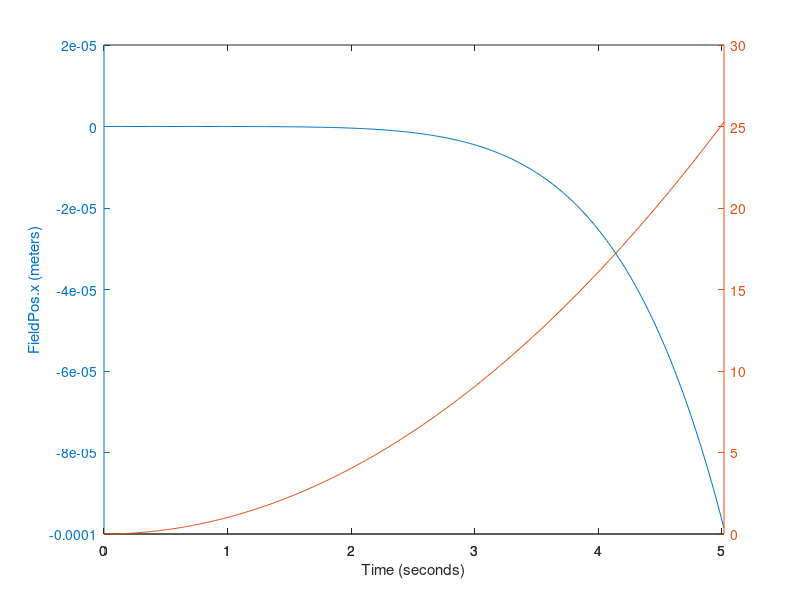

Source code (MATLAB):

%% Robot Coordinate System
%      +y
%       ^
%       |
%       |
% w_1/-----\w_0
%   / mouth \
%  |         | ---> +x
%   \       /
% w_2\-----/w_3
%



 % Mass of bot (Kg)
M_bot = 1;

% Moment of inertia of bot about the z (vertical) axis throug the center of mass TODO: units
I_bot = 1;

% Gear ratio of motor to wheel.  w_motor * g = w_wheel
g = 2.0 / 7.0;

% Radius of omni-wheels (meters)
r = 0.03;

% Distance from the center of wheel to the center of the robot (meters)
L = 0.1;

% Resistance of motor phase (ohms)
R = 1;

% Back-emf constant of motor (TODO: units?)
K_e = 1;

% Torque constant of motor (TODO: units?)
K_t = 1;

% Viscous friction coefficient of wheel assembly.  Tau_friction =w_motor * K_f TODO: units?
K_f = 1;

% Moment of inertia of wheel assembly.  Tau_accel = I_asm*w_dot_motor
I_asm = 1;

% Max voltage applied to the motor phases (Volts)
V = 1;

% Angle of each wheel axis relative to the +x axis (radians)
wheel_angles = (pi/4 + (pi/2)*0:3)';



%% Hard Limits (for safety)

limits.max_accel = 3;           % m/s^2
limits.max_speed = 3.5;         % m/s
limits.max_angle_accel = pi;    % rad/s^2
limits.max_angle_speed = 2*pi;  % rad/s
limits.max_motor_current = 2;   % amps


%% Motor specs
% See http://www.maxonmotorusa.com/maxon/view/product/motor/ecmotor/ecflat/ecflat45/339285

% Maxon Motors Useful Equations:
% http://www.electromate.com/db_support/attachments/Maxon%20Motor%20Useful%20Equations.pdf



%% Simplifying assumptions
% Because mechanical factors dominate over electrical ones, we leave
% motor current out of the system's state vector and for the purposes
% of the robot-wide controls, essentially assume motor inductance is zero.
% ECE 4550 Lab 6 does the same thing, so I don't feel bad about making this
% approximation.



%% Relating desired torque to motor inputs

% Load torque on the motor comes from the torque required to accelerate
% the robot.

% T_e = B*w_m + J* wheel_rot_acc + T_load;
% T_e = 2*emf_avg*current/w_m = B*w_m + wheel_asm.rotational_inertia*rot_acc + T_l
% current = w_m*(B*w_m + J*d(w_m)/dt + T_load)/(2*emf_avg)
%FIXME: rot_inertia*rot*acc doesn't work needs to account for gears, etc. and their ratios

%FIXME: verify that emf_avg is legit, same with current
%FIXME: plot these on graphs



%% LQR Controller
% The main idea of Linear Quadratic Regulator (LQR) Control is to choose a
% control input to apply that minimizes a cost function with respect to the
% dynamics equations of the plant.  We already have the plant described by
% the A, B, C, and D matrices, so the next step is to decide on a cost
% function, then solve for the control input to apply.
% The cost function is written in terms of the matrix Q and R, which
% describe the cost for a given state and control input respectively.  The
% cost function is of the form $J = \int_0^{t_f}\left(x^TQx+u^TRu\right)dt$.
% $x^TQx$ and $u^TRu$ should always be non-negative for any $u$ and $x$,
% which is called positive semi-definite.  To minimize $J$, we'll take the
% gradient of $J$ w.r.t. $u$ and set it to zero and solve.  The result is a
% matrix $K$, which is used as: $u = -Kx$.
%
%
% We want to find Q and R.  A few notes about the properties of these two
% matrices:
% * errors in vel_x and vel_y should be weighted the same
% * it's most important for us to reduce trajectory-tracking errors, but at
%   the same time, we'd also like to reduce input currents to the motor
%   drivers to save power and not exceed current limits.
% * we would also like to reduce rapid changes in control inputs as much as
%   much as possible
%
% Q is nxn where n is the number of state variables
% R is mxn where m is the number of control inputs

% calculate Q
trans_wt = 1 / (limits.max_speed^2);
rot_wt = 1 / (limits.max_angle_speed^2);
% Q = [trans_wt    0       0;
%         0     trans_wt   0;
%         0        0     rot_wt];

% calculate R
% current_wt = 1 / (limits.max_angle_speed^2);   % we weight each output current equally
% R = current_wt*eye(4);


% TODO: is our system linear when we have currents as our inputs to the system or do we need to linearize it to use LQR?



% FIXME: With LQR, how do we weight cost for error in x, rather than x itself?
% This paper talks about it: http://www.egr.msu.edu/classes/me851/jchoi/lecture/LQI-note.pdf

% TODO: read http://www.cds.caltech.edu/~murray/courses/cds110/wi06/lqr.pdf

%TODO: look into Bryson's Method, which is a heuristic for determining Q and R
%TODO: look into root locus
%TODO: look into pole placement for controller design

% Example LQR: http://ocw.mit.edu/courses/aeronautics-and-astronautics/16-30-feedback-control-systems-fall-2010/lecture-notes/MIT16_30F10_lec12.pdf



%% Discretization

% TODO



%% Resources
% http://www.ohio.edu/people/williar4/html/PDF/JRAS08.pdf
% http://www.sciencedirect.com/science/article/pii/S0921889011001230 - MRL Paper





%% Try 2 of robot dynamics



% inertia matrix of robot
J = [M_bot   0     0;
       0   M_bot   0;
       0     0   I_bot];

% wheel angles relative to +x axis
thetas = (pi/4)+(pi/2)*(0:4);

% robot geometry matrix.  maps wheel velocities to body velocity
G = [-sin(thetas(1)), -sin(thetas(2)), -sin(thetas(3)), -sin(thetas(4));
      cos(thetas(1)),  cos(thetas(2)),  cos(thetas(3)),  cos(thetas(4));
           1/L,            1/L,            1/L,            1/L];




% TODO: explain these later


% % control inputs - voltages to each motor
% u = [1 -1 -1 1]';
% 
% % state of robot - angular velocity of each motor
% x = [0 0 0 0]';



% % derivative of phi
% x_bot_dot = G*x;
% phi_dot = x_bot_dot(3);

% % derivative of gbR
% gbR_dot = [-sin(phi)*phi_dot, -cos(phi)*phi_dot 0
%             cos(phi)*phi_dot, -sin(phi)*phi_dot 0
%                     0                  0        0];

% A = - pinv(Q)*(gbR_dot*G*g*r + P*K_e*K_t/R - K_f);
% B = pinv(Q)*P*K_t/R;
% x_dot = A*x + B*u;

% bot_acc = G*x_dot;




%% robocup test


% Path
dt = 1.0 / 60.0;
duration = 5;
tt = 0:dt:duration;
acc = 2;
angAcc = 0.1;
x_bot_dot_expected = tt*acc;
x_bot_expected = 0.5*acc*tt.^2;


x = [0 0 0 0]';
state_history = [x];
x_g_dot_history = [0 0 0]';
x_g = [0 0 0]';
x_g_history = [x_g];
for i = tt
    % derivative of phi
    x_bot_dot = G*x*g*r;
    phi_dot = x_bot_dot(3);
    
    phi = x_g(3);

    % body to global coordinate rotation matrix
    gbR = [cos(phi) -sin(phi) 0
           sin(phi)  cos(phi) 0
              0         0     1];
    
    % M and N are just globs of variables so I don't have to repeat too much
    M = 1/(g*r)*inv(J)*gbR*G;
    N = M*I_asm + gbR*G*g*r;
    
    % derivative of gbR
    gbR_dot = [-sin(phi)*phi_dot, -cos(phi)*phi_dot 0
                cos(phi)*phi_dot, -sin(phi)*phi_dot 0
                        0                  0        0];

%     A = - pinv(Q)*(gbR_dot*G*g*r + P*K_e*K_t/R - K_f);
%     B = pinv(Q)*P*K_t/R;
    A = -pinv(N)*(M*K_e*K_t/R + M*K_f + gbR_dot*G*g*r);
    B = pinv(N)*M*K_t/R;
    
    % open-loop control
    x_g_dot_dot_desired = [0 acc angAcc]'; % CORRECT
    
%     x_b_dot_dot_desired = pinv(gbR)*(x_g_dot_dot_desired - gbR_dot*G*x*g*r);
%     
%     x_dot_desired = pinv(G)*x_b_dot_dot_desired / (g*r);
    
    
    
    
    x_dot_desired = pinv(gbR*G)*(x_g_dot_dot_desired - gbR_dot*G*x*g*r) / (g*r);
    u = pinv(B)*(x_dot_desired - A*x);
    x_dot = A*x + B*u;
    x = x + x_dot*dt;
    
    
    x_g_dot_dot = gbR_dot*g*r*G*x + gbR*g*r*G*x_dot;
    
    
    tau_ext = (K_t/R)*u - (K_e*K_t/R)*x - K_f*x - I_asm*x_dot;
    
    state_history = [state_history x];
    
    x_g_dot = gbR*G*x*g*r;
    x_g_dot_history = [x_g_dot_history x_g_dot];
    x_g = x_g + x_g_dot*dt;
    x_g_history = [x_g_history x_g];
end

% figure

body_vel_history = G*state_history;

% subplot(2,1,1)
% plot([tt tt(end)+dt], body_vel_history(2,:))
% title('body vel.y vs time')

% subplot(2,1,2)
% plot([tt tt(end)+dt], body_vel_history(3,:))
% title('body vel.theta vs time')

% % graph try 2
tt_extended = [tt tt(end)+dt];
% [hAx, hLine1, hLine2] = plotyy(tt_extended, body_vel_history(1,:), tt_extended, body_vel_history(2,:));
% title('X and Y body velocities of robot')
% xlabel('Time (seconds)')
% ylabel(hAx(1), 'BodyVel.x')
% ylabel(hAx(2), 'BodyVel.y')


plotyy(tt_extended, x_g_history(1,:), tt_extended, x_g_history(2,:))
xlabel('Time (seconds)')
ylabel('FieldPos.x (meters)')
zlabel('FieldPos.y (meters)')

